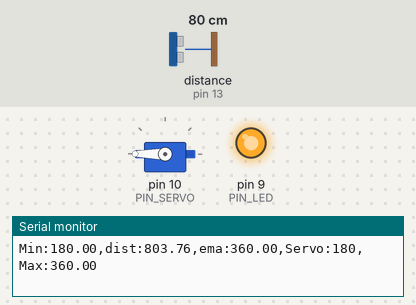
Recording of a sketch running on a simulated Arduino Uno, built with avr-gcc and run on an emulated ATmega328P. On the bench: servo, output pins drawn as LEDs (lit = HIGH), the last lines printed to the serial monitor. Wiring (inferred from the names in the program): ultrasonic range finder: trigger pin 12; echo pin 13. The test bench sets the inputs (shaded band); at power-on: distance to the obstacle (sensor on pin 13) 80 cm. The echo pulse lasts 58.3 µs per cm; pins used as bus, display or sensor lines are not drawn.

Above: at 1.2 s.
1.3 s: distance to the obstacle (sensor on pin 13) set to 35 cm
At 2.17 s:
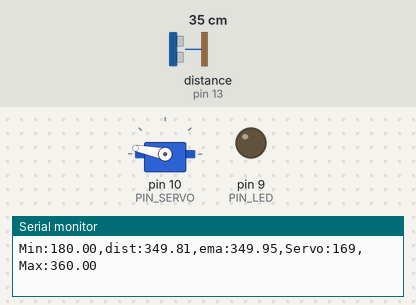
4.3 s: distance to the obstacle (sensor on pin 13) set to 9 cm
At 5.6 s:
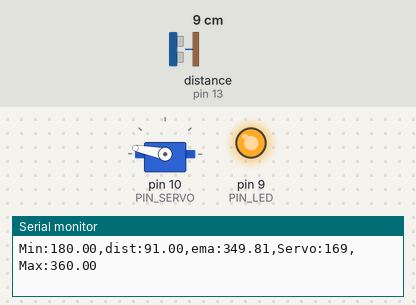
Timing chart, 0 to 7.3 s (numbered marks = the images above; inputs shaded):
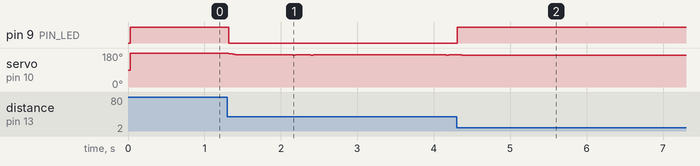

The sketch:

11P07.ino
```cpp
#include <Servo.h>

// Arduino pin assignment
#define PIN_LED 9        // LED
#define PIN_TRIG 12       // sonar TRIGGER
#define PIN_ECHO 13       // sonar ECHO
#define PIN_SERVO 10      // servo motor

// Sonar config
#define SND_VEL 346.0     // sound velocity (m/s)
#define INTERVAL 25        // sampling interval (ms)
#define PULSE_DURATION 10  // trigger pulse duration (µs)
#define _DIST_MIN 180.0    // 18 cm
#define _DIST_MAX 360.0    // 36 cm
#define TIMEOUT ((INTERVAL / 2) * 1000.0)
#define SCALE (0.001 * 0.5 * SND_VEL) // duration→distance(mm)
#define _EMA_ALPHA 0.3     // EMA alpha

// Servo duty settings
#define _DUTY_MIN 1000     // 0°
#define _DUTY_MAX 2000     // 180°

// global variables
float dist_prev = _DIST_MAX;
float dist_ema = _DIST_MAX;
unsigned long last_sampling_time = 0;
Servo myservo;

void setup() {
  pinMode(PIN_LED, OUTPUT);
  pinMode(PIN_TRIG, OUTPUT);
  pinMode(PIN_ECHO, INPUT);
  digitalWrite(PIN_TRIG, LOW);

  myservo.attach(PIN_SERVO);
  myservo.write(90); // 초기 중립
  Serial.begin(57600);
}

void loop() {
  if (millis() < last_sampling_time + INTERVAL) return;

  float dist_raw = USS_measure(PIN_TRIG, PIN_ECHO);
  float dist_filtered;

  // ----------------- 범위 필터 -----------------
  if ((dist_raw == 0.0) || (dist_raw > _DIST_MAX) || (dist_raw < _DIST_MIN)) {
    dist_filtered = dist_prev;
    digitalWrite(PIN_LED, HIGH);   // 범위 밖 → LED 꺼짐 (active-low)
  } else {
    dist_filtered = dist_raw;
    dist_prev = dist_raw;
    digitalWrite(PIN_LED, LOW);    // 범위 안 → LED 켜짐 (active-low)
  }

  // ----------------- EMA 필터 -----------------
  dist_ema = _EMA_ALPHA * dist_filtered + (1 - _EMA_ALPHA) * dist_ema;

  // ----------------- 거리→서보 각도 변환 -----------------
  int angle;
  if (dist_ema <= _DIST_MIN) angle = 0;
  else if (dist_ema >= _DIST_MAX) angle = 180;
  else {
    // 18cm~36cm → 0~180° 비례
    angle = map((int)dist_ema, (int)_DIST_MIN, (int)_DIST_MAX, 0, 180);
  }
  myservo.write(angle);

  // ----------------- 시리얼 플로터 출력 -----------------
  Serial.print("Min:");  Serial.print(_DIST_MIN);
  Serial.print(",dist:"); Serial.print(dist_raw);
  Serial.print(",ema:"); Serial.print(dist_ema);
  Serial.print(",Servo:"); Serial.print(angle);
  Serial.print(",Max:");  Serial.print(_DIST_MAX);
  Serial.println("");

  last_sampling_time = millis();
}

// ----------------- 초음파 거리 측정 함수 -----------------
float USS_measure(int TRIG, int ECHO) {
  digitalWrite(TRIG, HIGH);
  delayMicroseconds(PULSE_DURATION);
  digitalWrite(TRIG, LOW);
  return pulseIn(ECHO, HIGH, TIMEOUT) * SCALE; // mm 단위
}
```

Measured:
- after the input at 1.3 s, pin 9 (PIN_LED): HIGH → LOW at once
- after the input at 4.3 s, pin 9 (PIN_LED): LOW → HIGH at once; servo on pin 10 (PIN_SERVO): goes on until 4.4 s, then stays 169°
